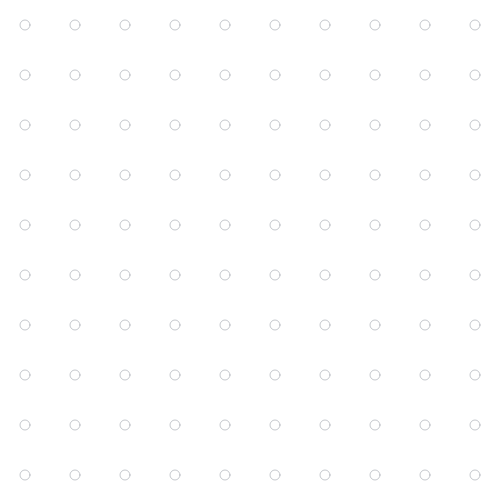
Frame 1 (no input)
Frame 60 (no input): identical to frame 1, image omitted
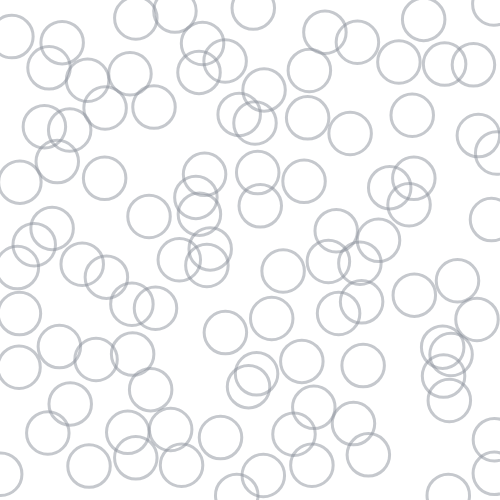
Frame 120 (the mouse pressed at the canvas centre since frame 60)

The p5.js sketch that drew these frames (run headless with seeded random() and noise() and a simulated clock; from frame 60 on, the mouse is pressed at the canvas centre):

// p5.js sketch
// ── sketch.js
'use strict';
var numberOfColumns = 10;
var numberOfRows = 10;
var maxCircle = 75;
var minCircle = 10;
var minStroke = 1;
var maxStroke = 5;
var strokeColor;
var actRandomSeed = 5;

function setup() {
  createCanvas(500, 500);
  strokeColor = color(137, 143, 153,125);
}

function draw() {
  randomSeed(actRandomSeed);
  background(255);
  var tileWidth = width / numberOfColumns;
  var tileHeight = height / numberOfRows;
  var size = map(constrain(mouseX,0,width), 0,width,minCircle,maxCircle);
  var ellipseStroke = map(constrain(mouseY,0,height),0,height,minStroke,maxStroke);

  translate(tileWidth/2,tileWidth/2);
  for (var gridY = 0; gridY < numberOfRows; gridY++) {
    for (var gridX = 0; gridX < numberOfColumns; gridX++) {
      var posX = tileWidth * gridX;
      var posY = tileHeight * gridY;
      noFill();
      stroke(strokeColor);
      strokeWeight(ellipseStroke);
      var shiftX = random(-mouseX,mouseX)/10;
      var shiftY = random(-mouseY,mouseY)/10;
      ellipse(posX + shiftX, posY + shiftY, size, size);
    }
  }
}
